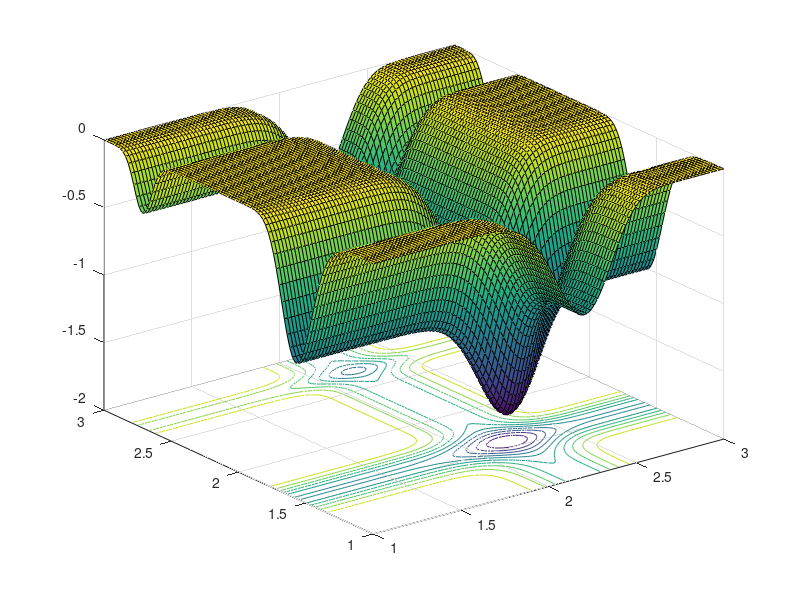
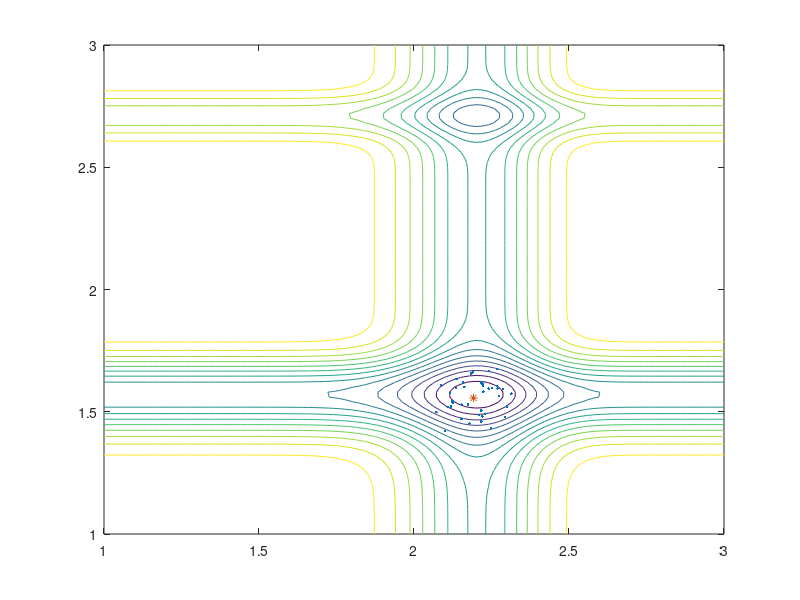

Here is the MATLAB script that generated these plots, in order:
%"PSO 2D" Algorithm PSO Particle Swarm Optimization
%Quintero Sotomayor Esteban

function [best] = B3_pso(n, num_iterations)
    clear all; clc; 
    close all;
    if nargin<2, num_iterations=20; end
    if nargin<1, n=40; end
    fstr = '-sin(x)*(sin(x^2/pi))^20 - sin(y)*(sin(2*y^2/pi))^20';
    f = vectorize(inline(fstr));
    range = [1 3 1 3];
    alpha = 0.2; beta = 0.5;
    Ndiv = 100;
    dx = (range(2)-range(1))/Ndiv; 
    dy = (range(4)-range(3))/Ndiv;
    xgrid = range(1):dx:range(2); 
    ygrid = range(3):dy:range(4);
    [x, y] = meshgrid(xgrid, ygrid);
    z = f(x, y);
    figure(1); surfc(x, y, z);
    best = zeros(num_iterations, 3);
    [xn, yn] = init_pso(n, range);
    figure(2);
    
    for i=1:num_iterations
        contour(x, y, z, 15); hold on;
        zn = f(xn, yn);
        zn_min = min(zn);
        x0 = min(xn(zn==zn_min));
        y0 = min(yn(zn==zn_min));
        z0 = min(zn(zn==zn_min));
        plot(xn, yn, '.', x0, y0, '*'); axis(range);
        [xn, yn] = pso_move(xn, yn, x0, y0, alpha, beta, range);
        drawnow;
        hold off;
        best(i, 1) = x0; best(i, 2) = y0; best(i, 3) = z0;
    end

function [xn, yn] = init_pso(n, range)
    xrange = range(2) - range(1); yrange = range(4) - range(3);
    xn = rand(1, n)*xrange + range(1);
    yn = rand(1, n)*yrange + range(3);

function [xn, yn] = pso_move(xn, yn, x0, y0, a, b, range)
    nn = size(yn, 2);
    xn = xn.*(1 - b) + x0.*b + a.*(rand(1, nn) - 0.5);
    yn = yn.*(1 - b) + y0.*b + a.*(rand(1, nn) - 0.5);
    [xn, yn] = findrange(xn, yn, range);

function [xn, yn] = findrange(xn, yn, range)
    nn = length(yn);

    for i=1:nn
        if xn(i) <= range(1), xn(i) = range(1); end
        if xn(i) >= range(2), xn(i) = range(2); end
        if yn(i) <= range(3), yn(i) = range(3); end
        if yn(i) >= range(4), yn(i) = range(4); end
    end